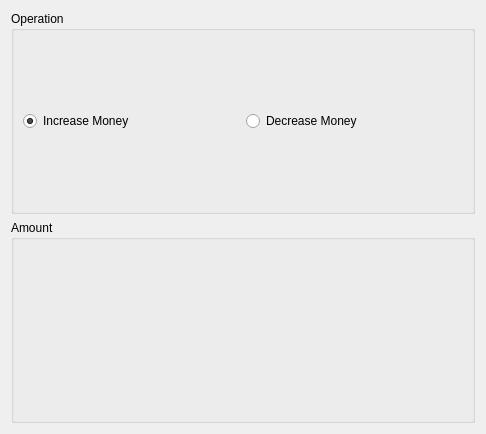
<?xml version="1.0" encoding="UTF-8"?>
<ui version="4.0">
 <class>ChangeMoneyWidget</class>
 <widget class="QWidget" name="ChangeMoneyWidget">
  <property name="geometry">
   <rect>
    <x>0</x>
    <y>0</y>
    <width>486</width>
    <height>434</height>
   </rect>
  </property>
  <layout class="QVBoxLayout" name="verticalLayout">
   <item>
    <widget class="QGroupBox" name="groupBox">
     <property name="title">
      <string>Operation</string>
     </property>
     <layout class="QHBoxLayout" name="horizontalLayout">
      <item>
       <widget class="QRadioButton" name="radioOpAdd">
        <property name="text">
         <string>Increase Money</string>
        </property>
        <property name="checked">
         <bool>true</bool>
        </property>
        <attribute name="buttonGroup">
         <string notr="true">groupOp_arg0</string>
        </attribute>
       </widget>
      </item>
      <item>
       <widget class="QRadioButton" name="radioOpRemove">
        <property name="text">
         <string>Decrease Money</string>
        </property>
        <attribute name="buttonGroup">
         <string notr="true">groupOp_arg0</string>
        </attribute>
       </widget>
      </item>
     </layout>
    </widget>
   </item>
   <item>
    <widget class="QGroupBox" name="groupBox_3">
     <property name="title">
      <string>Amount</string>
     </property>
     <layout class="QGridLayout" name="gridLayout_2">
      <item row="0" column="1">
       <widget class="ValueOperandWidget" name="operandAmount_arg1" native="true"/>
      </item>
     </layout>
    </widget>
   </item>
  </layout>
 </widget>
 <customwidgets>
  <customwidget>
   <class>ValueOperandWidget</class>
   <extends>QWidget</extends>
   <header>ui/common/operand_widget.h</header>
   <container>1</container>
  </customwidget>
 </customwidgets>
 <resources/>
 <connections/>
 <slots>
  <slot>helpRequested()</slot>
 </slots>
 <buttongroups>
  <buttongroup name="groupOp_arg0"/>
 </buttongroups>
</ui>
